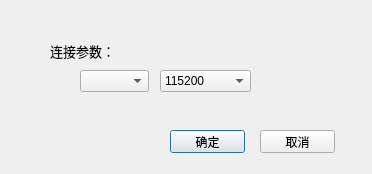
<?xml version="1.0" encoding="UTF-8"?>
<ui version="4.0">
 <class>Form</class>
 <widget class="QDialog" name="Form">
  <property name="geometry">
   <rect>
    <x>0</x>
    <y>0</y>
    <width>372</width>
    <height>174</height>
   </rect>
  </property>
  <property name="windowTitle">
   <string>RS232 Connect</string>
  </property>
  <widget class="QLabel" name="label">
   <property name="geometry">
    <rect>
     <x>50</x>
     <y>40</y>
     <width>141</width>
     <height>21</height>
    </rect>
   </property>
   <property name="font">
    <font>
     <family>Arial</family>
     <pointsize>10</pointsize>
    </font>
   </property>
   <property name="text">
    <string>连接参数：</string>
   </property>
  </widget>
  <widget class="QPushButton" name="btn_ok">
   <property name="geometry">
    <rect>
     <x>170</x>
     <y>130</y>
     <width>75</width>
     <height>23</height>
    </rect>
   </property>
   <property name="text">
    <string>确定</string>
   </property>
  </widget>
  <widget class="QPushButton" name="btn_canel">
   <property name="geometry">
    <rect>
     <x>260</x>
     <y>130</y>
     <width>75</width>
     <height>23</height>
    </rect>
   </property>
   <property name="text">
    <string>取消</string>
   </property>
  </widget>
  <widget class="QComboBox" name="cb_com">
   <property name="geometry">
    <rect>
     <x>80</x>
     <y>70</y>
     <width>69</width>
     <height>22</height>
    </rect>
   </property>
  </widget>
  <widget class="QComboBox" name="cb_baudrate">
   <property name="geometry">
    <rect>
     <x>160</x>
     <y>70</y>
     <width>91</width>
     <height>22</height>
    </rect>
   </property>
   <property name="currentIndex">
    <number>2</number>
   </property>
   <item>
    <property name="text">
     <string>9600</string>
    </property>
   </item>
   <item>
    <property name="text">
     <string>19200</string>
    </property>
   </item>
   <item>
    <property name="text">
     <string>115200</string>
    </property>
   </item>
   <item>
    <property name="text">
     <string>230400</string>
    </property>
   </item>
   <item>
    <property name="text">
     <string>460800</string>
    </property>
   </item>
  </widget>
 </widget>
 <resources/>
 <connections/>
</ui>
